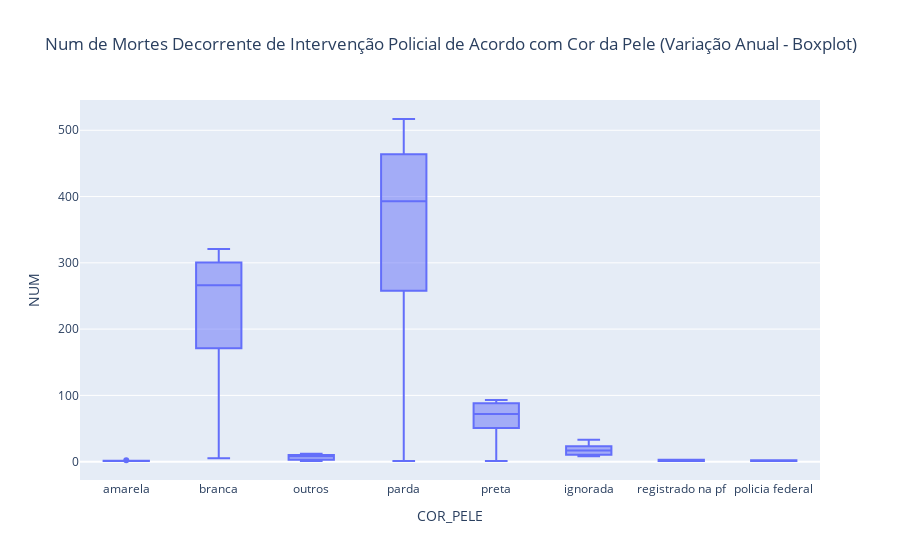

The code cell stored with this chart in its notebook:
### Markdown cell above
## Num de MDIP de Acordo com Cor da Pele (Ao longo dos anos)

### Code cell
dfPele = dfPolice.groupby(['ANO_BO','COR_PELE'])[['COR_PELE']].count()
dfPele.columns=['NUM']
dfPele = dfPele.reset_index()
dfPele.COR_PELE = dfPele.COR_PELE.apply(lambda x : x.lower())
                                        
px.box(dfPele, x='COR_PELE',y='NUM',title='Num de Mortes Decorrente de Intervenção Policial de Acordo com Cor da Pele')

### Figure 1 — Plotly figure (JSON) as saved in the notebook; plotly's stock layout.template omitted (floating-point values rounded to 4 significant figures)
{"data": [{"alignmentgroup": "True", "hovertemplate": "COR_PELE=%{x}<br>NUM=%{y}<extra></extra>", "legendgroup": "", "marker": {"color": "#636efa"}, "name": "", "notched": false, "offsetgroup": "", "orientation": "v", "showlegend": false, "type": "box", "x": ["amarela", "branca", "outros", "parda", "preta", "branca", "outros", "parda", "preta", "amarela", "branca", "outros", "parda", "preta", "branca", "outros", "parda", "preta", "amarela", "branca", "outros", "parda", "preta", "branca", "ignorada", "parda", "preta", "registrado na pf", "amarela", "branca", "ignorada", "parda", "preta", "registrado na pf", "amarela", "branca", "ignorada", "parda", "preta", "branca", "ignorada", "outros", "parda", "policia federal", "preta", "branca", "ignorada", "parda", "preta", "branca", "ignorada", "parda", "preta", "parda", "branca", "branca", "ignorada", "parda", "preta", "parda", "policia federal", "preta"], "x0": " ", "xaxis": "x", "y": [1, 222, 3, 258, 52, 321, 9, 459, 92, 1, 269, 10, 464, 87, 266, 7, 489, 92, 1, 319, 12, 517, 93, 296, 10, 471, 76, 1, 2, 314, 11, 456, 80, 3, 1, 289, 21, 441, 63, 173, 24, 1, 336, 2, 41, 147, 8, 212, 47, 166, 17, 267, 58, 1, 5, 208, 33, 11, 1, 345, 1, 72], "y0": " ", "yaxis": "y"}], "layout": {"boxmode": "group", "legend": {"tracegroupgap": 0}, "title": {"text": "Num de Mortes Decorrente de Intervenção Policial de Acordo com Cor da Pele (Variação Anual - Boxplot)"}, "xaxis": {"anchor": "y", "domain": [0, 1], "title": {"text": "COR_PELE"}}, "yaxis": {"anchor": "x", "domain": [0, 1], "title": {"text": "NUM"}}}}
